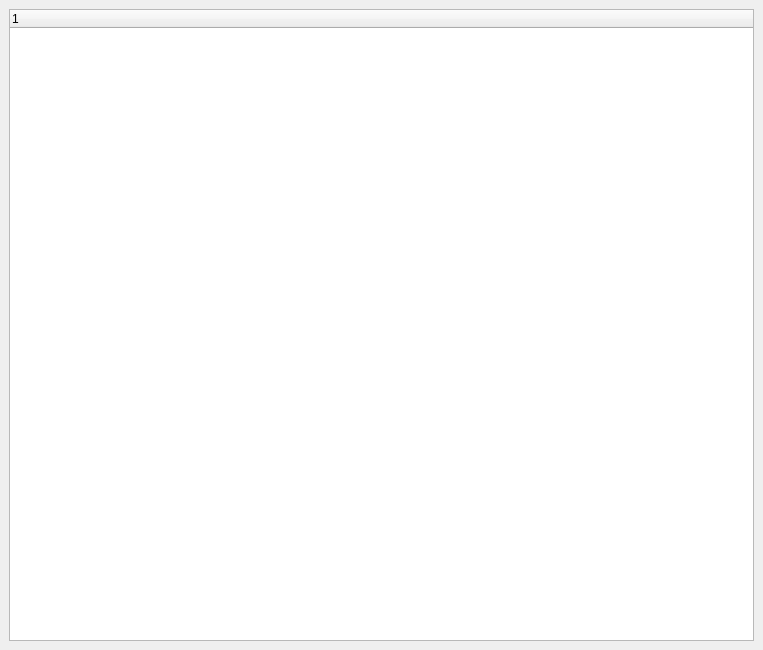
<ui version="4.0" >
 <class>ClientForm</class>
 <widget class="QWidget" name="ClientForm" >
  <property name="geometry" >
   <rect>
    <x>0</x>
    <y>0</y>
    <width>763</width>
    <height>650</height>
   </rect>
  </property>
  <property name="windowTitle" >
   <string>Client Tree</string>
  </property>
  <layout class="QGridLayout" >
   <property name="margin" >
    <number>9</number>
   </property>
   <property name="spacing" >
    <number>6</number>
   </property>
   <item row="0" column="0" >
    <widget class="QTreeWidget" name="mp_treeWidget" />
   </item>
  </layout>
  <action name="actionRefreshClients" >
   <property name="icon" >
    <iconset>../images/run.png</iconset>
   </property>
   <property name="text" >
    <string>Refresh Client List</string>
   </property>
   <property name="statusTip" >
    <string>Requery the director for the list of clients.</string>
   </property>
  </action>
  <action name="actionListJobsofClient" >
   <property name="icon" >
    <iconset>../images/unmark.png</iconset>
   </property>
   <property name="text" >
    <string>List Jobs of Client</string>
   </property>
  </action>
 </widget>
 <resources/>
 <connections/>
</ui>
